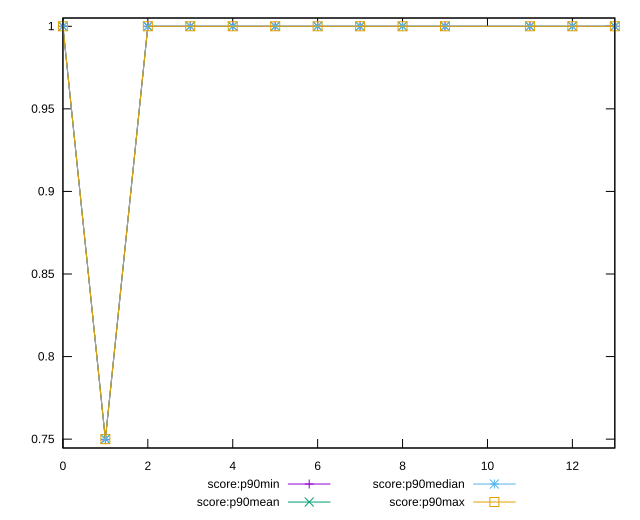

The gnuplot source for this figure:
reset
set terminal svg size 640, 520 enhanced background rgb 'white'
set output "reprap/uses-rel-preconnect/progression/score.svg"

$scoreP90Min <<EOF
0 1
1 0.7447911111111111
2 0.75
3 1
4 1
5 1
6 1
7 1
8 1
9 1
11 1
12 1
13 1
EOF

$scoreP90Mean <<EOF
0 1
1 0.7498331975308642
2 0.9952794444384399
3 1
4 1
5 1
6 1
7 1
8 1
9 1
11 1
12 1
13 1
EOF

$scoreP90Median <<EOF
0 1
1 0.75
2 1
3 1
4 1
5 1
6 1
7 1
8 1
9 1
11 1
12 1
13 1
EOF

$scoreP90Max <<EOF
0 1
1 0.75
2 1
3 1
4 1
5 1
6 1
7 1
8 1
9 1
11 1
12 1
13 1
EOF

set key outside below
set yrange [0.7396869333333332:1.0051041777777778]

plot \
  $scoreP90Min title "score:p90min" with linespoints, \
  $scoreP90Mean title "score:p90mean" with linespoints, \
  $scoreP90Median title "score:p90median" with linespoints, \
  $scoreP90Max title "score:p90max" with linespoints, \


reset
